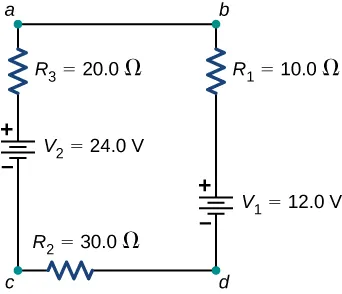
#> input picture datasets/circuits_v2/user_verified_99_20261105/images/test/003__109cd52d55fd45955c9be1ce241c263819133ce2.webp, 342 x 294 px
$ python -i circuit_paths.py   (imports and definitions only)
#> lines starting #> are read from the running program, lines starting #| are printed output that depends on the picture; after the words box and inside, x2 and y2 are one past the last pixel; in counts of white or black regions, pixels touching at a corner belong together
#> further down, picture is the input picture: shape (294, 342, 3); mean B, G, R 243.9, 243.4, 242.6
"""Native raster centerlines. No gap closing or rail extrapolation is performed.

Eight-connected skeleton edges are traced between endpoint/junction clusters.
At an unmarked four-way crossing the graph keeps opposite strokes separate;
only a measured dot (stroke radius larger than the ordinary line radius) joins it.
"""
from __future__ import annotations

import cv2
import numpy as np
from skimage.morphology import skeletonize


def raster(image):
    gray = cv2.cvtColor(image, cv2.COLOR_BGR2GRAY) if image.ndim == 3 else image.copy()
    _, ink = cv2.threshold(gray, 0, 255, cv2.THRESH_BINARY_INV | cv2.THRESH_OTSU)
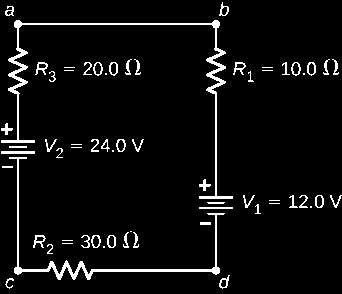
#> ink: shape (294, 342); 5.3% white in thin lines or dots
    skeleton = skeletonize(ink > 0)
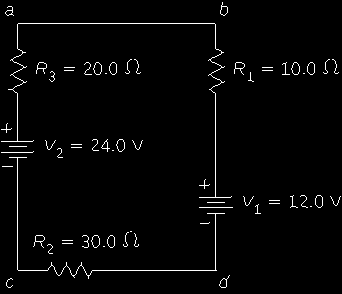
#> skeleton: shape (294, 342) bool; 2.2% white in thin lines or dots
    distance = cv2.distanceTransform(ink, cv2.DIST_L2, 5)
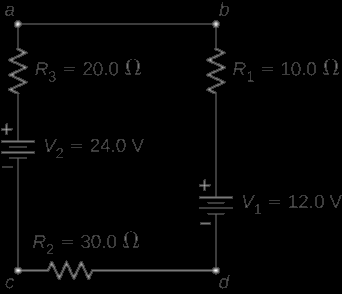
#> distance: shape (294, 342) float32; min 0, max 4.2, mean 0.0623; drawn with min black and max white
    radii = distance[skeleton]
#> radii = 2233 values, max 4.2 at index 1991, min 1 at index 0, mean 1.27
    stroke = max(1.0, float(np.median(radii)) * 2 - 1) if len(radii) else 1.0
#> stroke = 1
    return gray, ink, stroke


# [126 lines left out: functions trace_paths, sample_support, not called in this run]

>>> import cv2
>>> picture = cv2.imread('../../../datasets/circuits_v2/user_verified_99_20261105/images/test/003__109cd52d55fd45955c9be1ce241c263819133ce2.webp')
>>> result = raster(picture)

$ run again, on datasets/circuits_v2/user_verified_99_20261105/images/test/096__e8b837d3c52554a3afd1f13fcf72eff49d59324c.webp
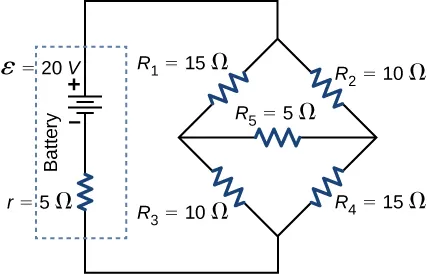
#> input picture datasets/circuits_v2/user_verified_99_20261105/images/test/096__e8b837d3c52554a3afd1f13fcf72eff49d59324c.webp, 427 x 274 px
#> picture is the input picture: shape (274, 427, 3); mean B, G, R 241.5, 240.6, 239.7
#> in raster, `_, ink = cv2.threshold(gray, 0, 255, cv2.THRESH_BINARY_INV | cv2.THRES..`:
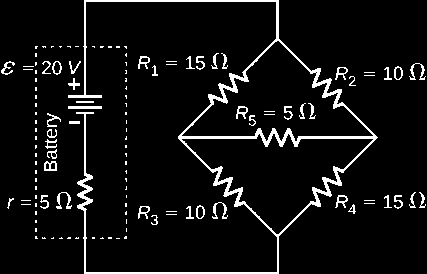
#> ink: shape (274, 427); 6.6% white; 124 white regions (80 under 20 px), largest, box (x1, y1, x2, y2) and area: (68, 0, 378, 274) 4791, (68, 106, 102, 109) 102, (56, 192, 72, 209) 99
#> skeleton: shape (274, 427) bool; 2.6% white in thin lines or dots
#> in raster, `distance = cv2.distanceTransform(ink, cv2.DIST_L2, 5)`:
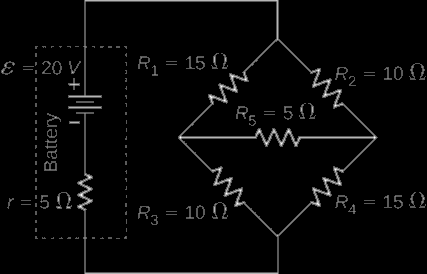
#> distance: shape (274, 427) float32; min 0, max 2.8, mean 0.0801; drawn with min black and max white
#> radii = 3094 values, max 2.8 at index 702, min 1 at index 192, mean 1.36
#> stroke = 1

$ run again, on datasets/circuits_v2/user_verified_99_20261105/images/test/004__2e6b9f90-2da4-4451-a08b-00c0403c5a7a.png
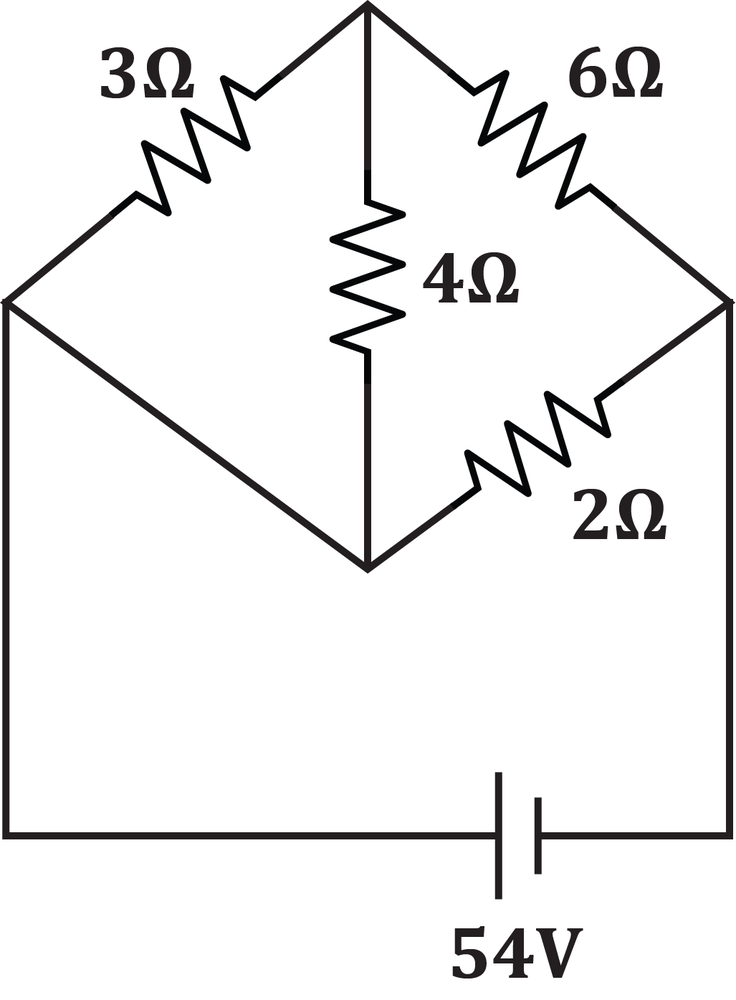
#> input picture datasets/circuits_v2/user_verified_99_20261105/images/test/004__2e6b9f90-2da4-4451-a08b-00c0403c5a7a.png, 736 x 1000 px
#> picture is the input picture: shape (1000, 736, 3); mean B, G, R 239.3, 239.3, 239.4
#> in raster, `_, ink = cv2.threshold(gray, 0, 255, cv2.THRESH_BINARY_INV | cv2.THRES..`:
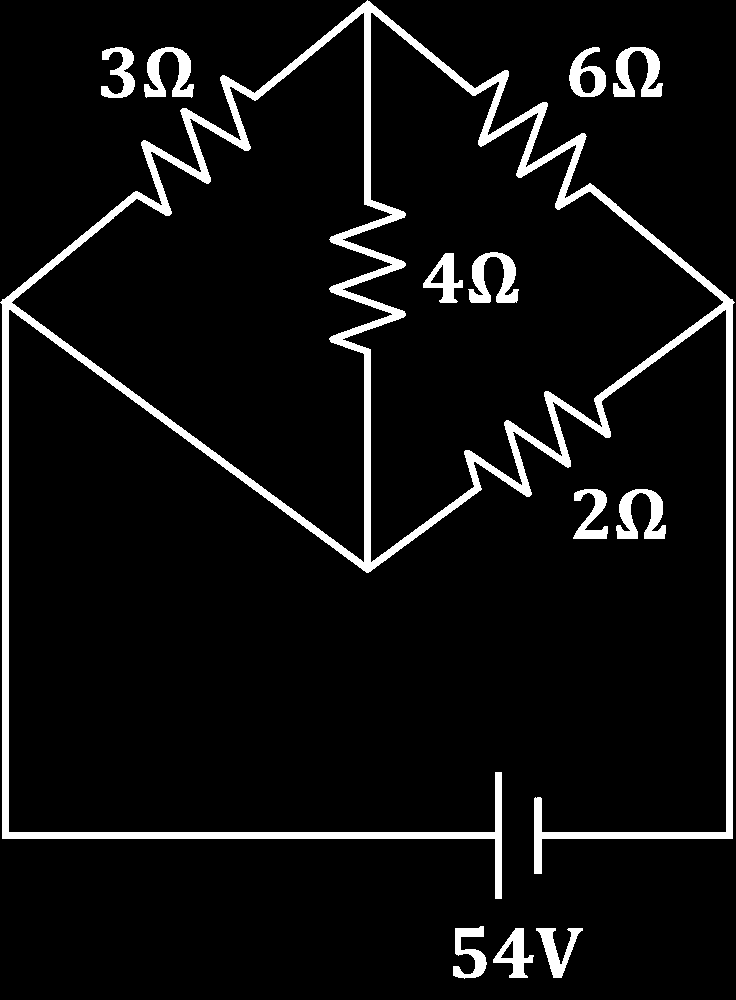
#> ink: shape (1000, 736); 6.7% white; 12 white regions, largest, box (x1, y1, x2, y2) and area: (0, 0, 735, 899) 38201, (468, 252, 519, 303) 1352, (613, 47, 663, 97) 1335
#> skeleton: shape (1000, 736) bool; 0.86% white in thin lines or dots
#> in raster, `distance = cv2.distanceTransform(ink, cv2.DIST_L2, 5)`:
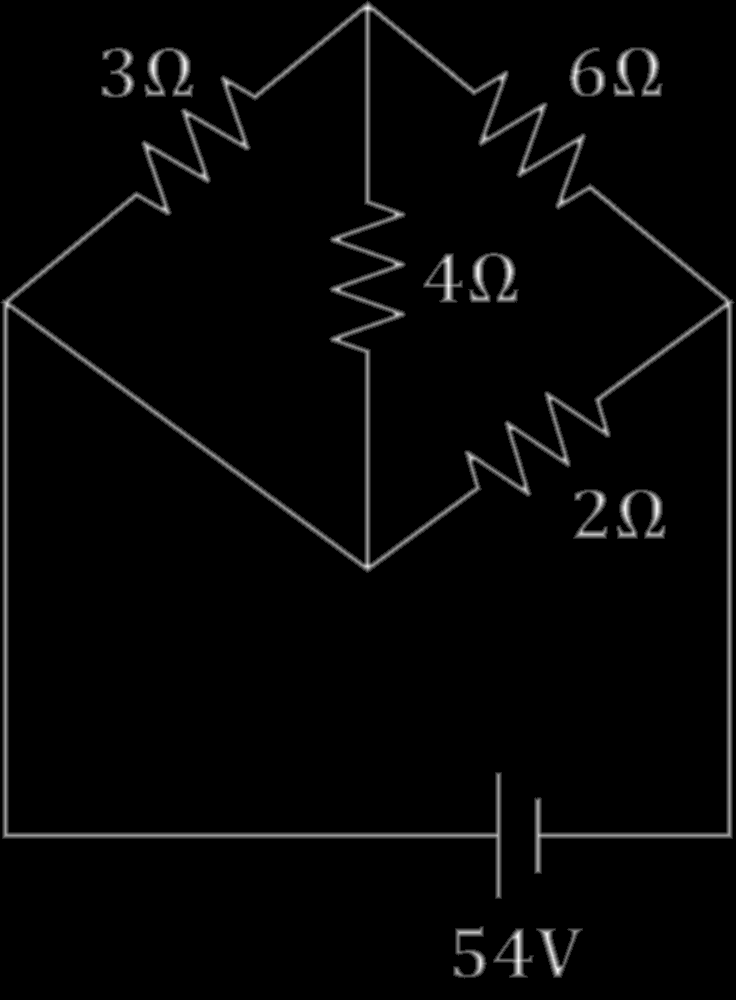
#> distance: shape (1000, 736) float32; min 0, max 6.59, mean 0.157; drawn with min black and max white
#> radii = 6298 values, max 6.59 at index 2269, min 1 at index 610, mean 3.85
#> stroke = 7

$ run again, on datasets/circuits_v2/user_verified_99_20261105/images/test/005__2wfhfdf.jpg
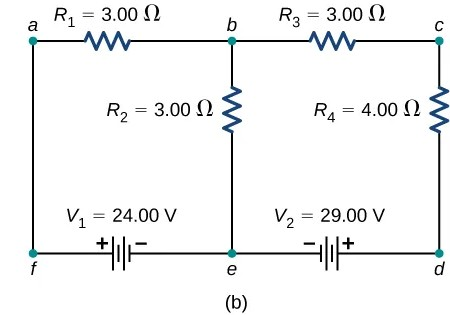
#> input picture datasets/circuits_v2/user_verified_99_20261105/images/test/005__2wfhfdf.jpg, 450 x 315 px
#> picture is the input picture: shape (315, 450, 3); mean B, G, R 243.5, 243.1, 242.3
#> in raster, `_, ink = cv2.threshold(gray, 0, 255, cv2.THRESH_BINARY_INV | cv2.THRES..`:
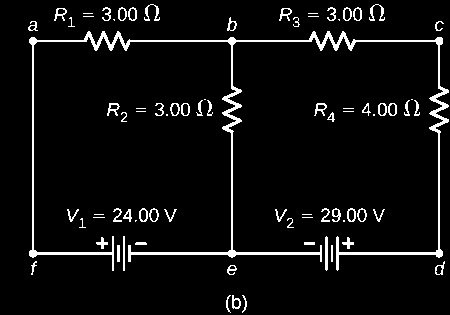
#> ink: shape (315, 450); 5.5% white in thin lines or dots
#> skeleton: shape (315, 450) bool; 2.3% white in thin lines or dots
#> in raster, `distance = cv2.distanceTransform(ink, cv2.DIST_L2, 5)`:
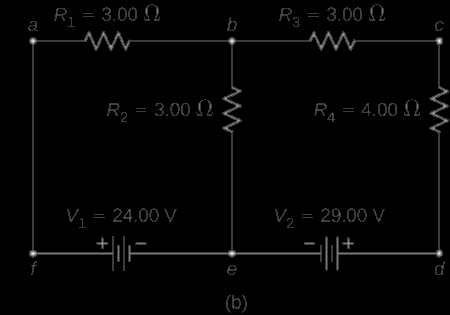
#> distance: shape (315, 450) float32; min 0, max 4.2, mean 0.0646; drawn with min black and max white
#> radii = 3192 values, max 4.2 at index 2587, min 1 at index 0, mean 1.29
#> stroke = 1
